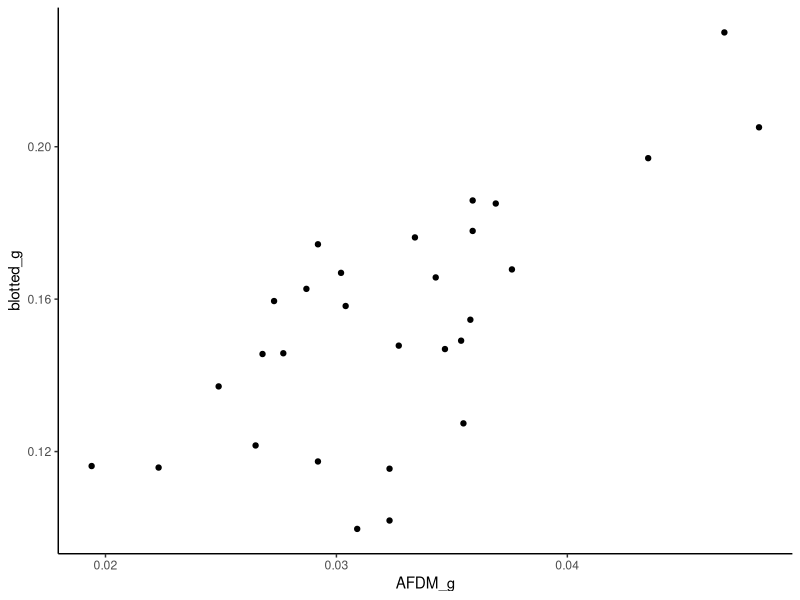
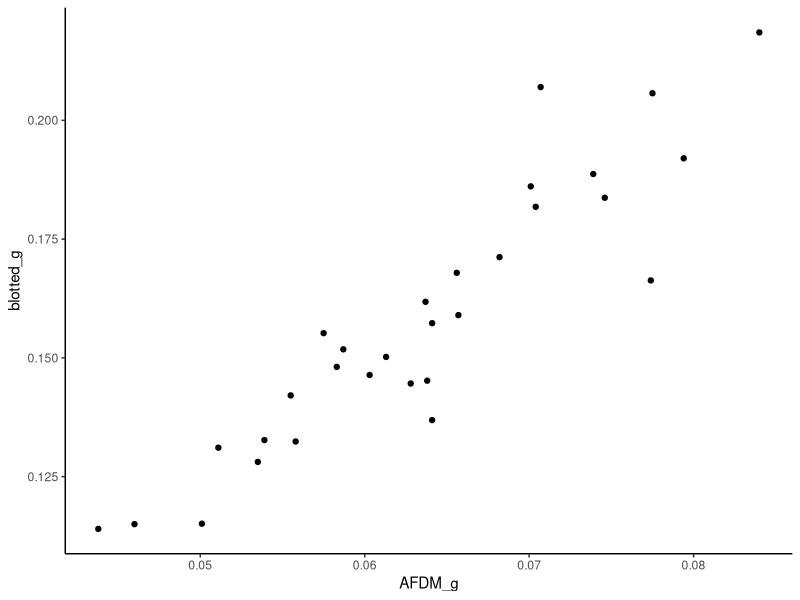

Source code (R) for these figures, in order: (Note: this script raises an error after producing the figures.)
## ---- chunk 1

setwd("/Users/ccummins/Documents/Dissertation etc./Data/Streamside channels/01_Consumption")

library(ggplot2)
library(scales)
library(tidyverse)
library(lme4)
library(lmerTest)
library(ggsci)
library(ggeffects)

## ---- chunk 2

CT1 <- read.csv("Consumption_data_CT1_28April21.csv", header=T)
CT1 <- CT1 %>% mutate(date.start=ymd(date.start))
CT1 <- CT1 %>% mutate(date.end=ymd(date.end))

CT2 <- read.csv("Consumption_data_CT2_19May21.csv", header=T)
CT2 <- CT2 %>% filter(!row_number() %in% c(161:248))
CT2 <- CT2 %>% mutate(date.start=dmy(date.start))
CT2 <- CT2 %>% mutate(date.end=dmy(date.end))

CT3 <- read.csv("Consumption_data_CT3_19May21.csv", header=T)
CT3 <- CT3 %>% filter(!row_number() %in% c(161:248))
CT3 <- CT3 %>% mutate(date.start=dmy(date.start))
CT3 <- CT3 %>% mutate(date.end=dmy(date.end))

all_consumption <- read.csv("Consumption_data_all_11Dec2019.csv")
all_consumption <- all_consumption %>% filter(!row_number() %in% c(569:2790))

#will now bind CT1, CT2, and CT3. These have been determined to be identical to the all_consumption data
all_consumption_data <- bind_rows(CT1,CT2,CT3)
all_consumption_data <- all_consumption_data %>% dplyr::rename(trial = trial.)
all_consumption_data <- all_consumption_data %>% dplyr::select(-c(notes))

## ---- chunk 3

blot_AFDM_data <- read.csv("Blot_AFDM_reg_29Apr21.csv", header = TRUE)
blot_AFDM_data$blotted_g <- (blot_AFDM_data$boat_blotted_g-blot_AFDM_data$boat_g)
blot_AFDM_data$AFDM_g <- (blot_AFDM_data$tin_DM_g - blot_AFDM_data$tin_ash_g)

blot_AFDM_data_R <- blot_AFDM_data[which(blot_AFDM_data$R.A=="R"),]
blot_AFDM_data_A <- blot_AFDM_data[which(blot_AFDM_data$R.A=="A"),]
blot_AFDM_data_A <- blot_AFDM_data_A[which(blot_AFDM_data_A$blotted_g>0),] #removed one outlier where the blotted weight was negative because this doesn't make sense and was likely a data entry/recording error

#for this regression, force it through the origin.
blot_AFDM_reg_R <- lm(AFDM_g~0+blotted_g, data = blot_AFDM_data_R)
summary(blot_AFDM_reg_R)
#R AFDM = 0.399453(blotted)

blot_AFDM_reg_A <- lm(AFDM_g~0+blotted_g, data = blot_AFDM_data_A)
summary(blot_AFDM_reg_A)
#A AFDM = 0.209441(blotted)

plot_blot_AFDM_R <-ggplot(blot_AFDM_data_R,aes(x=AFDM_g,y=blotted_g))+theme_classic()+
  geom_point()

plot_blot_AFDM_A <-ggplot(blot_AFDM_data_A,aes(x=AFDM_g,y=blotted_g))+theme_classic()+
  geom_point()

## ---- chunk 4

#Get blotted weights
all_consumption_data <- all_consumption_data %>% mutate(blotted_g = boat.blot.g - boat.g)

all_consumption_data <- na.omit(all_consumption_data) #deleted rows with NA for now

#Get post-consumption AFDM
all_consumption_data <- all_consumption_data %>% filter(blotted_g>0) #omit one observation where blotted weight was negative
all_consumption_data <- all_consumption_data %>% mutate(DM_fp = fp.PCLDM.g-fp.g)
all_consumption_data <- all_consumption_data %>% mutate(DM_tin = tin.dm.g - tin.mass.g) #these seem systematically lower than the FP ones
all_consumption_data <- all_consumption_data %>% mutate(AFDM_end = tin.dm.g-tin.ash.g)

## ---- chunk 5
all_consumption_data <- all_consumption_data %>% mutate(
  AFDM_beg = case_when(
    species=="A" ~ 0.209441*blotted_g,
    species=="R" ~ 0.399453*blotted_g
  )
)

all_consumption_data <- all_consumption_data %>% mutate(AFDM_beg_mg = AFDM_beg*1000)
all_consumption_data <- all_consumption_data %>% mutate(AFDM_end_mg = AFDM_end*1000)

## ---- chunk 6

all_consumption_data <- all_consumption_data %>% mutate(consumption.rate.mg.day = ((AFDM_beg_mg-AFDM_end_mg)/days))
consumption_microbes <- all_consumption_data %>% filter(type=="microbes")
consumption_bugs <- all_consumption_data %>% filter(type=="bug")

microbial_consumption_averages <- consumption_microbes %>%
  group_by(trial, treatment, species) %>%
  dplyr::summarise(mean_microbe_consumption = mean(consumption.rate.mg.day, na.rm = T)) %>% ungroup()

consumption_bugs_microbes <- left_join(consumption_bugs, microbial_consumption_averages)
consumption_bugs_microbes <- consumption_bugs_microbes %>% mutate(consumption_bug_mg_day.corr=consumption.rate.mg.day-mean_microbe_consumption)

## ---- chunk 7

channel_temp_weekly_averages_1 <- read.csv("all_flume_temp_expt_averages_1.csv")
channel_temp_weekly_averages_1$week <- as.character(channel_temp_weekly_averages_1$week)
channel_temp_weekly_averages_2 <- read.csv("all_flume_temp_expt_averages_2.csv")
channel_temp_weekly_averages_2 <- channel_temp_weekly_averages_2 %>% filter(week %in% c("1b","3b"))
channel_temp_weekly_averages_3 <- read.csv("all_flume_temp_expt_averages_3.csv")
channel_temp_weekly_averages_3 <- channel_temp_weekly_averages_3 %>% filter(week %in% c("1c","3c"))

channel_temp_weekly_averages <- bind_rows(channel_temp_weekly_averages_1,channel_temp_weekly_averages_2, channel_temp_weekly_averages_3)


consumption_bugs_microbes <- consumption_bugs_microbes %>% mutate(
  week = case_when(
    date.start=='2019-03-12' & date.end=='2019-03-20' ~ '1',
    date.start=='2019-03-12' & date.end=='2019-03-21' ~ '1b',
    date.start=='2019-03-13' & date.end=='2019-03-21' ~ '1c',
    date.start=='2019-03-27' & date.end=='2019-04-03' ~ '3',
    date.start=='2019-03-28' & date.end=='2019-04-03' ~ '3b',
    date.start=='2019-03-28' & date.end=='2019-04-04' ~ '3c',
    date.start=='2019-04-10' & date.end=='2019-04-17' ~ '5',
      )
)

consumption_rate_weekly_temps <- left_join(consumption_bugs_microbes, channel_temp_weekly_averages)
consumption_rate_weekly_temps$species = as.factor(consumption_rate_weekly_temps$species)

consumption_rate_weekly_temps_R <- consumption_rate_weekly_temps %>% filter(species=="R")
consumption_rate_weekly_temps_A <- consumption_rate_weekly_temps %>% filter(species=="A")

mean(consumption_rate_weekly_temps_R$blotted_g)
mean(consumption_rate_weekly_temps_A$blotted_g)


## ---- chunk 8

bug.beginning.masses <- read.csv("begin.lengths.masses.csv")
colnames(bug.beginning.masses)[colnames(bug.beginning.masses)=="Temp.TRT"]<-"treatment"
colnames(bug.beginning.masses)[colnames(bug.beginning.masses)=="Channel"]<-"channel"
colnames(bug.beginning.masses)[colnames(bug.beginning.masses)=="Leaf.spp."]<-"species"
colnames(bug.beginning.masses)[colnames(bug.beginning.masses)=="Chamber"]<-"chamber"
colnames(bug.beginning.masses)[colnames(bug.beginning.masses)=="Beg.Length.mm"]<-"beg.length.mm"

bug.beginning.masses <- bug.beginning.masses %>% select(treatment, channel, chamber, species, beg.length.mm, beg.mass.mg)

## ---- chunk 9
bug.beginning.masses$treatment <- as.integer(bug.beginning.masses$treatment)
bug.beginning.masses$species <- as.factor(bug.beginning.masses$species)
bug.beginning.masses$beg.length.mm <- as.numeric(bug.beginning.masses$beg.length.mm)
bug.beginning.masses$beg.mass.mg <- as.numeric(bug.beginning.masses$beg.mass.mg)

consumption_rate_weekly_temps_l.m <- left_join(consumption_rate_weekly_temps, bug.beginning.masses)

consumption_rate_weekly_temps_l.m <- consumption_rate_weekly_temps_l.m %>%
  mutate(consumption_bug_mg_day_corr.mass=consumption_bug_mg_day.corr/beg.mass.mg)

## ---- chunk 10
mean_igr_all <- 0.002452633
ssc_photos_beg <- read.csv("SSC2019.photos.beg.csv")
begin_date <- ssc_photos_beg %>% select(Chamber, Beg.Date)

colnames(begin_date)[colnames(begin_date)=="Chamber"]<-"chamber"
colnames(begin_date)[colnames(begin_date)=="Beg.Date"]<-"expt_begin_date"

begin_date <- begin_date %>% mutate(expt_begin_date=dmy(expt_begin_date))

consumption_rate_weekly_temps_l.m <- left_join(consumption_rate_weekly_temps_l.m, begin_date)

consumption_rate_weekly_temps_l.m <- consumption_rate_weekly_temps_l.m %>% 
  mutate(days_since_beg_trial_start=as.numeric(date.start-expt_begin_date)) %>% 
  mutate(days_since_beg_trial_end=as.numeric(date.end-expt_begin_date))

consumption_rate_weekly_temps_l.m <- consumption_rate_weekly_temps_l.m %>% 
  mutate(bug_modeled_mass_trial_start=beg.mass.mg*(exp(mean_igr_all*days_since_beg_trial_start))) %>% 
  mutate(bug_modeled_mass_trial_end=beg.mass.mg*(exp(mean_igr_all*days_since_beg_trial_end)))

consumption_rate_weekly_temps_l.m <- consumption_rate_weekly_temps_l.m %>% 
  mutate(mean_modeled_bug_mass_trial=((bug_modeled_mass_trial_start + bug_modeled_mass_trial_end)/2))

consumption_rate_weekly_temps_l.m <- consumption_rate_weekly_temps_l.m %>%
  mutate(consumption_bug_mg_day_corr.modeled.mass=consumption_bug_mg_day.corr/mean_modeled_bug_mass_trial)

## ---- chunk 11

lmer_indiv_consumption.masscorr <- lmer(consumption_bug_mg_day_corr.mass~mean_temp_C*species + (1|trial), data=consumption_rate_weekly_temps_l.m)
summary(lmer_indiv_consumption.masscorr)
#Acer: parameter estimate = -0.02, p=0.09 (marginally significant)
#Rhodo: parameter estimate = 0.06, p=0.000165
#intercept is significantly higher for Acer than Rhodo
#slope is significantly higher for Rhodo than Acer

#Run this line to see the other level of the factor as the default in the model
consumption_rate_weekly_temps_l.m$species <- factor(consumption_rate_weekly_temps_l.m$species, levels=rev(levels(consumption_rate_weekly_temps_l.m$species)))

## ---- chunk 12

consumption_rate_weekly_temps_l.m.R <- consumption_rate_weekly_temps_l.m %>% filter(species=="R")
consumption_rate_weekly_temps_l.m.A <- consumption_rate_weekly_temps_l.m %>% filter(species=="A")


rhodo_consumption_model.corr <- lmer(consumption_bug_mg_day_corr.mass ~ mean_temp_C + (1|trial), data=consumption_rate_weekly_temps_l.m.R)
summary(rhodo_consumption_model.corr)
#Parameter estimate = 0.04, p=0.05
pred.rhodo.consumption.corr <- ggpredict(rhodo_consumption_model.corr, terms="mean_temp_C")


acer_consumption_model.corr <- lmer(consumption_bug_mg_day_corr.mass ~ mean_temp_C + (1|trial), data=consumption_rate_weekly_temps_l.m.A)
summary(acer_consumption_model.corr)
#Parameter estimate = -0.015, p=0.16
pred.acer.consumption.corr <- ggpredict(acer_consumption_model.corr, terms="mean_temp_C")

## ---- chunk 13

pred.rhodo.consumption.corr$species <- "R"
pred.acer.consumption.corr$species <- "A"
pred.r.a.consumption.corr <- rbind(pred.rhodo.consumption.corr, pred.acer.consumption.corr)

## ---- chunk 14
pal.consumption <- c("#3F4788FF", "#FEB72DFF")

consumption_temp_plot_ggpredict.corr <- ggplot(consumption_rate_weekly_temps_l.m)+
  geom_point(data=consumption_rate_weekly_temps_l.m, aes(x=mean_temp_C, y = consumption_bug_mg_day_corr.mass, color=species, shape=trial))+
  geom_line(data=pred.r.a.consumption.corr, aes(x=x, y=predicted, color=species))+
  geom_ribbon(data=pred.r.a.consumption.corr, aes(x = x, ymin = conf.low, ymax = conf.high, fill=species), alpha = 0.25, show.legend=F)+
  theme_classic()+
  theme(legend.title=element_blank())+
  xlab("Mean temperature (°C)")+
  ylab(expression(atop(paste("Mass-specific consumption rate"), "(mg mg"^-1*" d"^-1*")")))+
  theme(legend.text=element_text(size=14))+
  theme(axis.title=element_text(size=14))+
  theme(axis.text=element_text(size=12, face="bold"))+
  scale_color_manual(values = pal.consumption, 
                     labels=c(expression(paste(italic("Rhododendron"))), expression(paste(italic("Acer")))))+
  scale_fill_manual(values=c("#FEB72DFF", "#3F4788FF"))+
  theme(legend.text.align=0)+
  scale_shape_manual(values=c(16,17,15), labels=c("Trial 1", "Trial 2", "Trial 3"))+
  scale_x_continuous(breaks=c(9,10,11,12,13,14,15,16,17,18))

consumption_temp_plot_ggpredict.corr


## ---- chunk 15

#jpeg(filename="mass.spec.consumption_temp_plot.jpeg", width=22, height=12, units="cm", pointsize=12, bg="white", res=600)
#consumption_temp_plot_ggpredict.corr
#dev.off()

## ---- chunk 16

consumption_rate_weekly_temps_l.m.CT1 <- consumption_rate_weekly_temps_l.m %>% filter(trial=="CT1")

#Linear model -- use temperature treatment instead of mean temperature
lm_indiv_consumption.masscorr.CT1 <- lm(consumption_bug_mg_day_corr.mass~mean_temp_C*species, data=consumption_rate_weekly_temps_l.m.CT1)
summary(lm_indiv_consumption.masscorr.CT1)

#reverse levels to examine other leaf species rel with temp
consumption_rate_weekly_temps_l.m.CT1$species <- factor(consumption_rate_weekly_temps_l.m.CT1$species,
                                                        levels=rev(levels(consumption_rate_weekly_temps_l.m.CT1$species)))
#marginally significant, positive effect of temperature treatment on Rhodo consumption (parameter estimate = 0.02, p=0.07)
#Intercept for rhodo consumption is lower, but not significant
#nonsignificant, slightly positive effect of temperature on acer consumption (est. = 0.0103, p = 0.464)
#model states that there is no significant difference in slopes by leaf type in trial 1

## ---- chunk 17

consumption_temp_plot.CT1 <- ggplot(consumption_rate_weekly_temps_l.m.CT1, aes(x=mean_temp_C, y=consumption_bug_mg_day_corr.mass))+
  geom_smooth(data = subset(consumption_rate_weekly_temps_l.m.CT1, species=="R"), method="lm", color="#3F4788FF")+ 
  geom_point(data=consumption_rate_weekly_temps_l.m.CT1, 
             aes(x=mean_temp_C, y = consumption_bug_mg_day_corr.mass, color=species))+
  theme_classic()+
  theme(legend.title=element_blank())+
  xlab("Mean temperature (°C)")+
  ylab(expression(atop(paste("Mass-specific consumption rate"), "(mg mg"^-1*" d"^-1*")")))+
  theme(legend.text=element_text(size=14))+
  theme(axis.title=element_text(size=14))+
  theme(axis.text=element_text(size=12, face="bold"))+
  scale_color_manual(values = pal.consumption, 
                     labels=c(expression(paste(italic("Rhododendron"))), expression(paste(italic("Acer")))))+
  theme(legend.text.align=0)#+
  #scale_x_continuous(breaks=c(0,1,2,3,4), labels=c("+0°C", "+1°C", "+2°C", "+3°C", "+4°C"))

consumption_temp_plot.CT1


## ---- chunk 18

consumption_rate_weekly_temps_l.m.CT3 <- consumption_rate_weekly_temps_l.m %>% filter(trial=="CT3")

#Linear model -- use temperature treatment instead of mean temperature
lm_indiv_consumption.masscorr.CT3 <- lm(consumption_bug_mg_day_corr.mass~treatment*species, data=consumption_rate_weekly_temps_l.m.CT3)
summary(lm_indiv_consumption.masscorr.CT3)

#reverse levels to examine other leaf species rel with temp
consumption_rate_weekly_temps_l.m.CT3$species <- factor(consumption_rate_weekly_temps_l.m.CT3$species,
                                                        levels=rev(levels(consumption_rate_weekly_temps_l.m.CT3$species)))
#nonsignificant, positive effect of temperature treatment on Acer consumption (parameter estimate = 0.004, p=0.89)
#Intercept for acer consumption is significantly lower
#nonsignificant, slightly negative effect of temperature on rhodo consumption (est. = -0.01811, p=0.532)
#model states that there is no significant difference in slopes by leaf type in trial 3


## ---- chunk 19

consumption_temp_plot.CT3 <- ggplot(consumption_rate_weekly_temps_l.m.CT3, aes(x=mean_temp_C, y=consumption_bug_mg_day_corr.mass))+
  geom_point(data=consumption_rate_weekly_temps_l.m.CT3, 
             aes(x=mean_temp_C, y = consumption_bug_mg_day_corr.mass, color=species))+
  theme_classic()+
  theme(legend.title=element_blank())+
  xlab("Mean temperature (°C)")+
  ylab(expression(atop(paste("Mass-specific consumption rate"), "(mg mg"^-1*" d"^-1*")")))+
  theme(legend.text=element_text(size=14))+
  theme(axis.title=element_text(size=14))+
  theme(axis.text=element_text(size=12, face="bold"))+
  scale_color_manual(values = pal.consumption, 
                     labels=c(expression(paste(italic("Rhododendron"))), expression(paste(italic("Acer")))))+
  theme(legend.text.align=0)#+
  #scale_x_continuous(breaks=c(0,1,2,3,4), labels=c("+0°C", "+1°C", "+2°C", "+3°C", "+4°C"))

consumption_temp_plot.CT3


## ---- chunk 20

consumption_rate_to.join <- consumption_rate_weekly_temps_l.m %>% select(trial, date.start, date.end, days, treatment, channel, chamber, species, mean_temp_C, AFDM_beg_mg, AFDM_end_mg, consumption.rate.mg.day, mean_microbe_consumption, consumption_bug_mg_day.corr, consumption_bug_mg_day_corr.mass, consumption_bug_mg_day_corr.modeled.mass)

#write.csv(consumption_rate_to.join, "consumption_rate_to.join.csv")
#last written and updated to synthesis folder 28 Mar 2024

## ---- chunk 21

consumption_microbes <- consumption_microbes %>% mutate(ash_fraction=(1-(AFDM_end/DM_tin)))
consumption_microbes_A <- consumption_microbes %>% filter(species=="A")
consumption_microbes_R <- consumption_microbes %>% filter(species=="R")

mean_ash_fraction_A <- mean(consumption_microbes_A$ash_fraction)
#0.18979

mean_ash_fraction_R <- mean(consumption_microbes_R$ash_fraction)
#0.09529

## ---- chunk 22

lmer_indiv_consumption_modeled.masscorr <- lmer(consumption_bug_mg_day_corr.modeled.mass~mean_temp_C*species + (1|trial), data=consumption_rate_weekly_temps_l.m)
summary(lmer_indiv_consumption_modeled.masscorr)
#Acer: parameter estimate = -0.016, p=0.10 (not significant)
#Rhodo: parameter estimate = 0.038, p=0.000231
#intercept is significantly higher for Acer than Rhodo
#slope is significantly higher for Rhodo than Acer

#Run this line to see the other level of the factor as the default in the model
consumption_rate_weekly_temps_l.m$species <- factor(consumption_rate_weekly_temps_l.m$species, levels=rev(levels(consumption_rate_weekly_temps_l.m$species)))

## ---- chunk 23

rhodo_consumption_model.modeled.mass.corr <- lmer(consumption_bug_mg_day_corr.modeled.mass ~ mean_temp_C + (1|trial), data=consumption_rate_weekly_temps_l.m.R)
summary(rhodo_consumption_model.modeled.mass.corr)
#Parameter estimate = 0.03, p=0.05
pred.rhodo.consumption.modeled.mass.corr <- ggpredict(rhodo_consumption_model.modeled.mass.corr, terms="mean_temp_C")


acer_consumption_model.modeled.mass.corr <- lmer(consumption_bug_mg_day_corr.modeled.mass ~ mean_temp_C + (1|trial), data=consumption_rate_weekly_temps_l.m.A)
summary(acer_consumption_model.modeled.mass.corr)
#Parameter estimate = -0.01, p=0.17
pred.acer.consumption.modeled.mass.corr <- ggpredict(acer_consumption_model.modeled.mass.corr, terms="mean_temp_C")

## ---- chunk 24

pred.rhodo.consumption.modeled.mass.corr$species <- "R"
pred.acer.consumption.modeled.mass.corr$species <- "A"
pred.r.a.consumption.modeled.mass.corr <- rbind(pred.rhodo.consumption.modeled.mass.corr, pred.acer.consumption.modeled.mass.corr)

## ---- chunk 25
pal.consumption <- c("#FEB72DFF", "#3F4788FF")

consumption_temp_plot_ggpredict.modeled.mass.corr <- ggplot(pred.rhodo.consumption.modeled.mass.corr)+
  geom_ribbon(aes(x = x, ymin = conf.low, ymax = conf.high), alpha = 0.25, fill="#3F4788FF")+
  geom_line(color="#3F4788FF", aes(x=x, y=predicted))+
  geom_point(data=consumption_rate_weekly_temps_l.m, 
             aes(x=mean_temp_C, y = consumption_bug_mg_day_corr.modeled.mass, color=species, shape=as.factor(trial)))+
  theme_classic()+
  theme(legend.title=element_blank())+
  xlab("Mean temperature (°C)")+
  ylab(expression(atop(paste("Mass-specific consumption rate"), "(mg mg"^-1*" d"^-1*")")))+
  theme(legend.text=element_text(size=14))+
  theme(axis.title=element_text(size=14))+
  theme(axis.text=element_text(size=12, face="bold"))+
  scale_color_manual(values = pal.consumption, 
                     labels=c(expression(paste(italic("Acer"))), expression(paste(italic("Rhododendron")))))+
  theme(legend.text.align=0)+
  scale_shape_manual(values=c(16,17,15), labels=c("Trial 1", "Trial 2", "Trial 3"))+
  scale_x_continuous(breaks=c(9,10,11,12,13,14,15,16,17,18))

consumption_temp_plot_ggpredict.modeled.mass.corr
## ---- chunk 26
jpeg(filename="mod.mass.spec.consumption_temp_plot.jpeg", width=22, height=12, units="cm", pointsize=12, bg="white", res=600)
consumption_temp_plot_ggpredict.modeled.mass.corr
dev.off()
